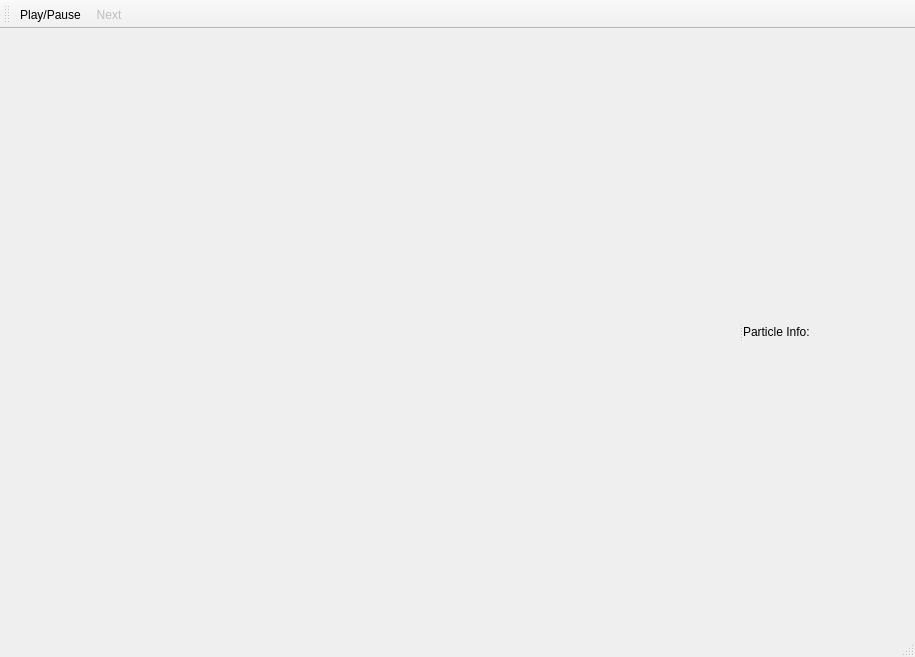
<?xml version="1.0" encoding="UTF-8"?>
<ui version="4.0">
 <class>SimMainWindow</class>
 <widget class="QMainWindow" name="SimMainWindow">
  <property name="geometry">
   <rect>
    <x>0</x>
    <y>0</y>
    <width>915</width>
    <height>657</height>
   </rect>
  </property>
  <property name="windowTitle">
   <string>Point-based Soft Body Simulator</string>
  </property>
  <widget class="QWidget" name="centralwidget">
   <layout class="QVBoxLayout" name="verticalLayout">
    <item>
     <widget class="QSplitter" name="splitter">
      <property name="orientation">
       <enum>Qt::Horizontal</enum>
      </property>
      <widget class="SimGlWidget" name="glWidgetWorld" native="true">
       <property name="minimumSize">
        <size>
         <width>300</width>
         <height>0</height>
        </size>
       </property>
      </widget>
      <widget class="QWidget" name="widget" native="true">
       <layout class="QVBoxLayout" name="verticalLayout_2">
        <item>
         <widget class="SimGlWidget" name="glWidgetRest" native="true"/>
        </item>
        <item>
         <widget class="QLabel" name="label">
          <property name="text">
           <string>Particle Info:</string>
          </property>
         </widget>
        </item>
        <item>
         <widget class="MatrixViewer" name="matrixViewer" native="true">
          <property name="maximumSize">
           <size>
            <width>600</width>
            <height>16777215</height>
           </size>
          </property>
         </widget>
        </item>
       </layout>
      </widget>
     </widget>
    </item>
   </layout>
  </widget>
  <widget class="QMenuBar" name="menubar">
   <property name="geometry">
    <rect>
     <x>0</x>
     <y>0</y>
     <width>915</width>
     <height>22</height>
    </rect>
   </property>
  </widget>
  <widget class="QStatusBar" name="statusbar">
   <property name="statusTip">
    <string>Status</string>
   </property>
   <property name="whatsThis">
    <string/>
   </property>
   <property name="accessibleName">
    <string/>
   </property>
  </widget>
  <widget class="QToolBar" name="toolBar">
   <property name="windowTitle">
    <string>toolBar</string>
   </property>
   <attribute name="toolBarArea">
    <enum>TopToolBarArea</enum>
   </attribute>
   <attribute name="toolBarBreak">
    <bool>false</bool>
   </attribute>
   <addaction name="actionPlayPause"/>
   <addaction name="actionNext"/>
  </widget>
  <action name="actionNext">
   <property name="enabled">
    <bool>false</bool>
   </property>
   <property name="icon">
    <iconset resource="images.qrc">
     <normaloff>:/images/resources/step-forward-normal.png</normaloff>:/images/resources/step-forward-normal.png</iconset>
   </property>
   <property name="text">
    <string>Next</string>
   </property>
   <property name="toolTip">
    <string>Take a single timestep</string>
   </property>
   <property name="shortcut">
    <string>N</string>
   </property>
  </action>
  <action name="actionPlayPause">
   <property name="checkable">
    <bool>true</bool>
   </property>
   <property name="icon">
    <iconset resource="images.qrc">
     <normaloff>:/images/resources/pause-normal.png</normaloff>
     <normalon>:/images/resources/play-normal.png</normalon>:/images/resources/pause-normal.png</iconset>
   </property>
   <property name="text">
    <string>Play/Pause</string>
   </property>
   <property name="toolTip">
    <string>Play/Pause</string>
   </property>
   <property name="shortcut">
    <string>Space</string>
   </property>
  </action>
 </widget>
 <customwidgets>
  <customwidget>
   <class>MatrixViewer</class>
   <extends>QWidget</extends>
   <header>MatrixViewer.h</header>
   <container>1</container>
  </customwidget>
  <customwidget>
   <class>SimGlWidget</class>
   <extends>QWidget</extends>
   <header>SimGlWidget.h</header>
   <container>1</container>
  </customwidget>
 </customwidgets>
 <resources>
  <include location="images.qrc"/>
 </resources>
 <connections/>
</ui>
